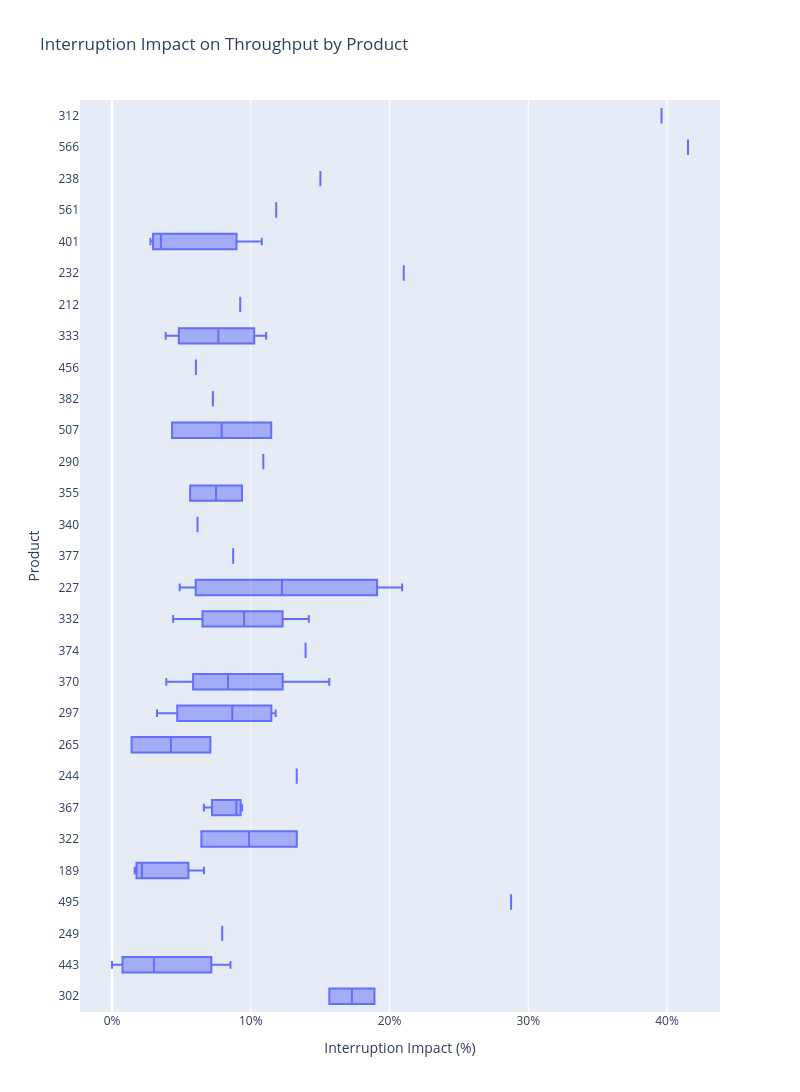

Source (notebook cell):
### Markdown cell above
## 4. Interruption impact by product and machine

The next comparison estimates how much reported time is lost to recorded interruptions for each ProductID and DeviceID combination. The percentage is based on interruption time divided by total reported time.

### Code cell
query= """  
WITH tp AS
(SELECT 
    DeviceID,
    ProductID,
    SUM((julianday(EndTime) - julianday(StartTime))*24) AS ProductionTimeInHRS,
    SUM(QuantityProduced) AS TotalProduced,
    SUM(((julianday(EndTime) - julianday(StartTime))*24)-(InteruptMinutes/60)) AS ProductionTimeInHRSExcIT


FROM scamp_report_3m
GROUP BY DeviceID,ProductID
),

tp2 AS
(
SELECT *,(TotalProduced/ProductionTimeInHRS) AS RunTimeThroughPut,(TotalProduced/ProductionTimeInHRSExcIT) AS ObservedThroughPut
FROM tp
ORDER BY RunTimeThroughPut DESC
)

SELECT DeviceID,ProductID,ProductionTimeInHRS,((ObservedThroughPut-RunTimeThroughPut)/ObservedThroughPut)*100 AS PercImpactOfInterruptionTime 
FROM tp2



"""

df=run_query(query,conn)
print(df.head())

df["DeviceID"]=df["DeviceID"].astype(str)
df["ProductID"]=df["ProductID"].astype(str)

fig=px.box(
    df,
    x="PercImpactOfInterruptionTime",
    y="ProductID",
    # hover_data=["PercImpactOfInterruptionTime"]
    hover_data=["ProductionTimeInHRS"],
    title="Interruption Impact on Throughput by Product",
    labels={
        "PercImpactOfInterruptionTime": "Interruption Impact (%)",
        "ProductID": "Product"
    }
)



fig.update_layout(width=800, height=2000)
fig.update_xaxes(ticksuffix="%", automargin=True)
fig.update_yaxes(automargin=True)

fig.show()

### Figure 1 — Plotly figure (JSON) as saved in the notebook; plotly's stock layout.template omitted (floating-point values rounded to 4 significant figures)
{"data": [{"alignmentgroup": "True", "customdata": [[22.33], [2.032], [145.7], [2.543], [5.612], [57.52], [14.67], [169.7], [33.15], [28.5], [187.1], [43.6], [47.84], [19.06], [44.65], [132.3], [226.4], [105.7], [10.3], [22.7], [89.74], [227.7], [107.2], [73.19], [25.4], [20.53], [67.4], [39.45], [11.44], [106.5], [1118.0], [35.09], [134.6], [141.9], [20.19], [125.2], [425.9], [77.84], [37.92], [27.83], [166.9], [5.583], [23.56], [52.48], [347.3], [2.347], [735.7], [31.87], [5.384], [33.93], [39.65], [20.46], [3.39], [35.18], [39.32], [3.787], [3.812]], "hovertemplate": "Interruption Impact (%)=%{x}<br>Product=%{y}<br>ProductionTimeInHRS=%{customdata[0]}<extra></extra>", "legendgroup": "", "marker": {"color": "#636efa"}, "name": "", "notched": false, "offsetgroup": "", "orientation": "h", "showlegend": false, "type": "box", "x": [15.67, 0.0, 18.92, 7.943, 28.77, 8.538, 2.158, 6.442, 1.637, 3.028, 8.961, 6.621, 6.629, 13.31, 7.089, 13.32, 6.161, 7.775, 1.41, 13.95, 3.244, 8.639, 4.876, 9.374, 8.732, 6.163, 5.633, 11.8, 10.91, 11.48, 7.271, 3.915, 7.186, 6.047, 3.869, 15.66, 11.18, 11.11, 9.241, 9.369, 8.948, 21.03, 4.405, 2.769, 7.667, 11.83, 10.41, 17.3, 15.02, 3.528, 14.19, 20.91, 41.52, 10.79, 4.329, 39.61, null], "x0": " ", "xaxis": "x", "y": ["302", "443", "302", "249", "495", "443", "189", "322", "189", "443", "367", "367", "189", "244", "265", "322", "297", "370", "265", "374", "297", "332", "227", "367", "377", "340", "355", "297", "290", "507", "382", "370", "227", "456", "333", "370", "297", "333", "212", "355", "370", "232", "332", "401", "333", "561", "332", "227", "238", "401", "332", "227", "566", "401", "507", "312", "226"], "y0": " ", "yaxis": "y"}], "layout": {"boxmode": "group", "height": 2000, "legend": {"tracegroupgap": 0}, "title": {"text": "Interruption Impact on Throughput by Product"}, "width": 800, "xaxis": {"anchor": "y", "automargin": true, "domain": [0.0, 1.0], "ticksuffix": "%", "title": {"text": "Interruption Impact (%)"}}, "yaxis": {"anchor": "x", "automargin": true, "domain": [0.0, 1.0], "title": {"text": "Product"}}}}
